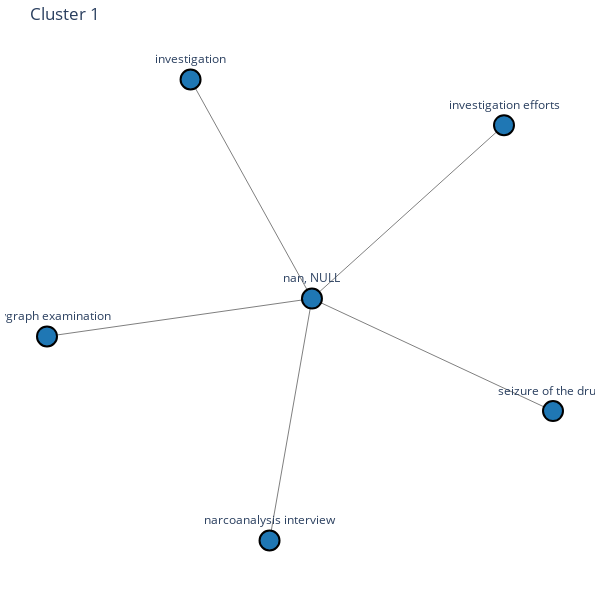

Notebook cell for this chart:
### Code cell
import networkx as nx
import plotly.graph_objs as go

# Assuming 'G' is your graph and 'labels' is the list of labels
# Renumber clusters from 1 to 7 if needed, otherwise ensure you have clusters numbered 1 to 7
unique_labels = list(set(labels))
label_mapping = {label: idx+1 for idx, label in enumerate(unique_labels)}

def draw_subgraph_plotly(subgraph, cluster_id, cluster_color):
    pos = nx.spring_layout(subgraph, seed=42)  # Fixed seed for reproducibility
    
    # Extract the node positions
    x_nodes = [pos[node][0] for node in subgraph.nodes()]
    y_nodes = [pos[node][1] for node in subgraph.nodes()]

    # Extract the edges
    edge_x = []
    edge_y = []
    for edge in subgraph.edges():
        x0, y0 = pos[edge[0]]
        x1, y1 = pos[edge[1]]
        edge_x.extend([x0, x1, None])
        edge_y.extend([y0, y1, None])

    # Edge trace
    edge_trace = go.Scatter(
        x=edge_x, y=edge_y,
        line=dict(width=1, color='gray'),
        hoverinfo='none',
        mode='lines')

    # Node trace
    node_trace = go.Scatter(
        x=x_nodes, y=y_nodes,
        mode='markers+text',
        text=[f'{node}' for node in subgraph.nodes()],
        textposition="top center",
        marker=dict(
            showscale=False,
            color=cluster_color,  # Assign the cluster color
            size=20,
            line=dict(width=2, color='black')
        ),
        hoverinfo='text'
    )

    # Create figure
    fig = go.Figure(data=[edge_trace, node_trace],
                    layout=go.Layout(
                        title=f'Cluster {cluster_id}',
                        showlegend=False,
                        hovermode='closest',
                        margin=dict(b=20, l=5, r=5, t=40),
                        xaxis=dict(showgrid=False, zeroline=False, showticklabels=False),
                        yaxis=dict(showgrid=False, zeroline=False, showticklabels=False),
                        height=600,
                        width=600,
                        paper_bgcolor='white',
                        plot_bgcolor='white'
                    ))

    fig.show()

# Iterate over each cluster and draw the subgraph
for original_cluster_id in set(labels):
    cluster_id = label_mapping[original_cluster_id]
    cluster_color = cluster_colors[cluster_id - 1]  # Assign a unique color to each cluster
    cluster_nodes = [node for node, label in zip(G.nodes, labels) if label == original_cluster_id]
    subgraph = G.subgraph(cluster_nodes)
    draw_subgraph_plotly(subgraph, cluster_id, cluster_color)

### Figure 1 — Plotly figure (JSON) as saved in the notebook; plotly's stock layout.template omitted (floating-point values rounded to 4 significant figures)
{"data": [{"hoverinfo": "none", "line": {"color": "gray", "width": 1}, "mode": "lines", "type": "scatter", "x": [-0.002687, -1.0, null, -0.002687, 0.7201, null, -0.002687, -0.4596, null, -0.002687, 0.9046, null, -0.002687, -0.1624, null, -0.002687, -0.002687, null], "y": [-0.000155, -0.1563, null, -0.000155, 0.7155, null, -0.000155, 0.9042, null, -0.000155, -0.4645, null, -0.000155, -0.9988, null, -0.000155, -0.000155, null]}, {"hoverinfo": "text", "marker": {"color": "rgb(31, 119, 180)", "line": {"color": "black", "width": 2}, "showscale": false, "size": 20}, "mode": "markers+text", "text": ["nan, NULL", "seizure of the drugs", "narcoanalysis interview", "polygraph examination", "investigation efforts", "investigation"], "textposition": "top center", "type": "scatter", "x": [-0.002687, 0.9046, -0.1624, -1.0, 0.7201, -0.4596], "y": [-0.000155, -0.4645, -0.9988, -0.1563, 0.7155, 0.9042]}], "layout": {"height": 600, "hovermode": "closest", "margin": {"b": 20, "l": 5, "r": 5, "t": 40}, "paper_bgcolor": "white", "plot_bgcolor": "white", "showlegend": false, "title": {"text": "Cluster 1"}, "width": 600, "xaxis": {"showgrid": false, "showticklabels": false, "zeroline": false}, "yaxis": {"showgrid": false, "showticklabels": false, "zeroline": false}}}
